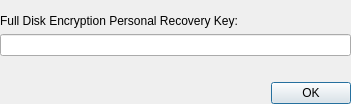
<?xml version="1.0" encoding="UTF-8"?>
<ui version="4.0">
 <class>FileVault2PersonalRecoveryKeyDialog</class>
 <widget class="QDialog" name="FileVault2PersonalRecoveryKeyDialog">
  <property name="geometry">
   <rect>
    <x>0</x>
    <y>0</y>
    <width>351</width>
    <height>104</height>
   </rect>
  </property>
  <property name="windowTitle">
   <string>Personal Recovery Key</string>
  </property>
  <property name="modal">
   <bool>true</bool>
  </property>
  <layout class="QVBoxLayout" name="verticalLayout_2">
   <property name="leftMargin">
    <number>0</number>
   </property>
   <property name="topMargin">
    <number>0</number>
   </property>
   <property name="rightMargin">
    <number>0</number>
   </property>
   <property name="bottomMargin">
    <number>0</number>
   </property>
   <item>
    <spacer name="verticalSpacer">
     <property name="orientation">
      <enum>Qt::Vertical</enum>
     </property>
     <property name="sizeHint" stdset="0">
      <size>
       <width>20</width>
       <height>5</height>
      </size>
     </property>
    </spacer>
   </item>
   <item>
    <widget class="QLabel" name="label">
     <property name="text">
      <string>Full Disk Encryption Personal Recovery Key:</string>
     </property>
    </widget>
   </item>
   <item>
    <widget class="QLineEdit" name="recoveryKeyEdit">
     <property name="readOnly">
      <bool>true</bool>
     </property>
    </widget>
   </item>
   <item>
    <widget class="QLabel" name="lWarningLabel">
     <property name="text">
      <string/>
     </property>
    </widget>
   </item>
   <item>
    <widget class="QDialogButtonBox" name="buttonBox">
     <property name="orientation">
      <enum>Qt::Horizontal</enum>
     </property>
     <property name="standardButtons">
      <set>QDialogButtonBox::Ok</set>
     </property>
    </widget>
   </item>
  </layout>
 </widget>
 <resources/>
 <connections>
  <connection>
   <sender>buttonBox</sender>
   <signal>accepted()</signal>
   <receiver>FileVault2PersonalRecoveryKeyDialog</receiver>
   <slot>accept()</slot>
   <hints>
    <hint type="sourcelabel">
     <x>214</x>
     <y>64</y>
    </hint>
    <hint type="destinationlabel">
     <x>214</x>
     <y>40</y>
    </hint>
   </hints>
  </connection>
  <connection>
   <sender>buttonBox</sender>
   <signal>rejected()</signal>
   <receiver>FileVault2PersonalRecoveryKeyDialog</receiver>
   <slot>reject()</slot>
   <hints>
    <hint type="sourcelabel">
     <x>214</x>
     <y>64</y>
    </hint>
    <hint type="destinationlabel">
     <x>214</x>
     <y>40</y>
    </hint>
   </hints>
  </connection>
 </connections>
</ui>
